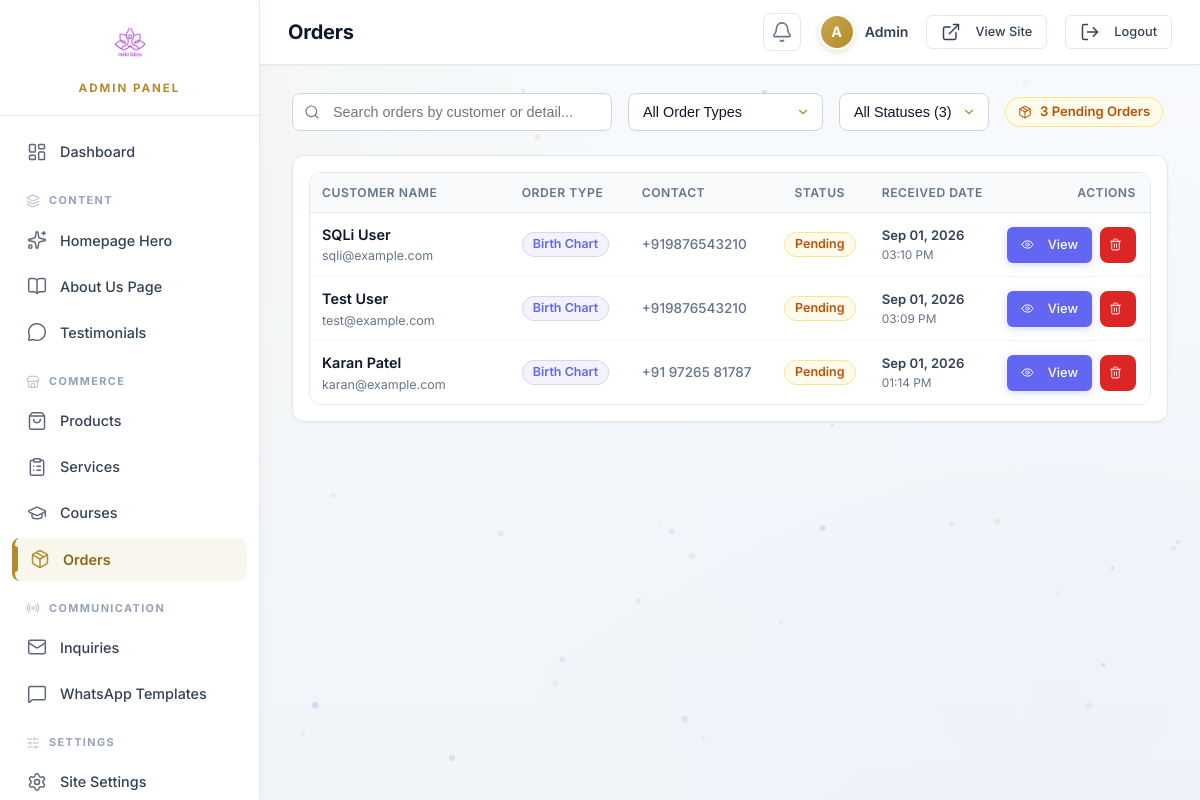
/admin/orders.php (signed in), run on an earlier commit of the app's database.
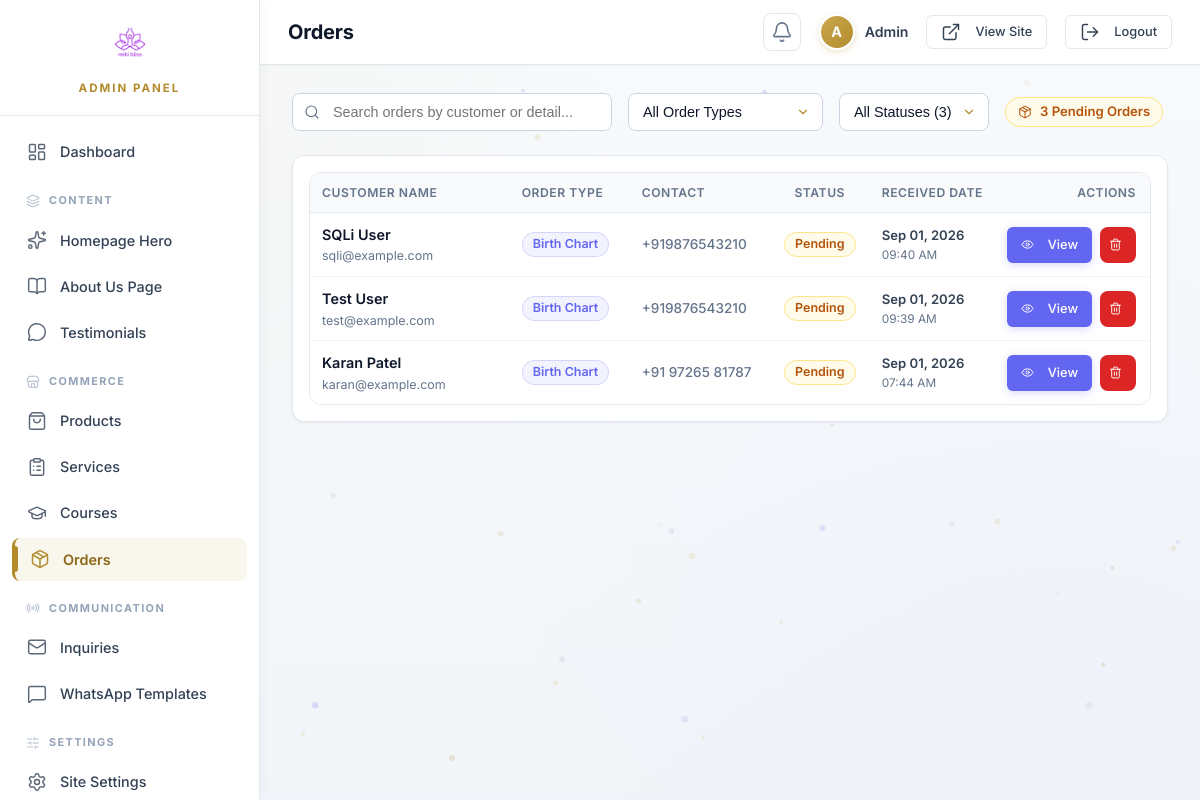
And on a later commit of the database.
### tables this page shows
CREATE TABLE `bracelet_orders` (
  `id` int(11) NOT NULL AUTO_INCREMENT,
  `order_type` enum('birth-chart','customized') NOT NULL,
  `name` varchar(100) NOT NULL,
  `email` varchar(100) NOT NULL,
  `phone` varchar(30) NOT NULL,
  `whatsapp` varchar(30) DEFAULT NULL,
  `date_of_birth` date DEFAULT NULL,
  `time_of_birth` time DEFAULT NULL,
  `place_of_birth` varchar(150) DEFAULT NULL,
  `intention` varchar(255) DEFAULT NULL,
  `message` text DEFAULT NULL,
  `status` enum('pending','contacted','completed') DEFAULT 'pending',
  `created_at` timestamp NOT NULL DEFAULT current_timestamp(),
  PRIMARY KEY (`id`)
);

### admin/orders.php (the view, shortened to what the rows shown need)
<?php
require_once 'auth-check.php';
$search = trim($_GET['search'] ?? '');
$typeFilter = trim($_GET['type'] ?? 'All');
$statusFilter = trim($_GET['status'] ?? 'All');
$whereParts = [];
$params = [];
$whereClause = !empty($whereParts) ? 'WHERE ' . implode(' AND ', $whereParts) : '';
$sql = "SELECT * FROM bracelet_orders {$whereClause} ORDER BY created_at DESC";
try {
    $stmt = $pdo->prepare($sql);
    $stmt->execute($params);
    $ordersList = $stmt->fetchAll(PDO::FETCH_ASSOC);
} catch (PDOException $e) {
    $ordersList = [];
    $error = "Error loading orders: " . $e->getMessage();
}
require_once 'includes/admin-header.php';
?>
<div class="admin-card" style="padding: 16px 16px;">
    <?php if (empty($ordersList)): ?>
        <div style="text-align: center; padding: 50px 20px;">
            <div style="margin-bottom: 12px;">
                <i data-lucide="package" style="width: 48px; height: 48px; color: var(--gold); opacity: 0.8;"></i>
            </div>
            <h3 style="font-size: 1.15rem; color: var(--text-primary); margin-bottom: 6px;">No bracelet orders found</h3>
            <p class="text-muted" style="font-size: 0.88rem;">
                <?= (!empty($search) || $typeFilter !== 'All' || $statusFilter !== 'All') ? 'No orders match your selected filters.' : 'There are currently no custom bracelet requests.' ?>
            </p>
        </div>
    <?php else: ?>
        <div class="table-responsive">
            <table class="admin-table orders-table">
                <thead>
                    <tr>
                        <th style="min-width: 170px;">Customer Name</th>
                        <th style="width: 120px;">Order Type</th>
                        <th style="width: 140px;">Contact</th>
                        <th style="width: 100px; text-align: center;">Status</th>
                        <th style="width: 125px;">Received Date</th>
                        <th style="text-align: right; width: 115px; padding-right: 14px; white-space: nowrap;">Actions</th>
                    </tr>
                </thead>
                <tbody>
                    <?php foreach ($ordersList as $order): ?>
                        <?php
                            $orderType = $order['order_type'] ?? 'customized';
                            $status = $order['status'] ?? 'pending';
                        ?>
                        <tr id="orderRow_<?= $order['id'] ?>">
                            <td>
                                <div>
                                    <strong class="order-cust-title" onclick="openOrderDetailModal(<?= (int)$order['id'] ?>)">
                                        <?= htmlspecialchars($order['name']) ?>
                                    </strong>
                                </div>
                                <div class="text-muted" style="font-size: 0.78rem;">
                                    <?= htmlspecialchars($order['email'] ?? '—') ?>
                                </div>
                            </td>
                            <td>
                                <?php if ($orderType === 'birth-chart'): ?>
                                    <span class="badge" style="background: rgba(99,102,241,0.08); color: var(--purple-accent); border: 1px solid rgba(99,102,241,0.2); font-size: 0.78rem;">
                                        Birth Chart
                                    </span>
                                <?php else: ?>
                                    <span class="badge badge-gold" style="font-size: 0.78rem;">
                                        Customized
                                    </span>
                                <?php endif; ?>
                            </td>
                            <td class="text-muted" style="font-size: 0.85rem; white-space: nowrap;">
                                <?php if (!empty($order['phone'])): ?>
                                    <div>
                                        <a href="tel:<?= htmlspecialchars($order['phone']) ?>" style="color: inherit; text-decoration: none; font-weight: 500;">
                                            <?= htmlspecialchars($order['phone']) ?>
                                        </a>
                                    </div>
                                <?php else: ?>
                                    <div>—</div>
                                <?php endif; ?>
                            </td>
                            <td style="text-align: center;">
                                <?php if ($status === 'completed'): ?>
                                    <span class="badge badge-success" style="font-size: 0.78rem;">Completed</span>
                                <?php elseif ($status === 'contacted'): ?>
                                    <span class="badge badge-info" style="font-size: 0.78rem;">Contacted</span>
                                <?php else: ?>
                                    <span class="badge badge-warning" style="font-size: 0.78rem;">Pending</span>
                                <?php endif; ?>
                            </td>
                            <td>
                                <div style="font-size: 0.82rem; font-weight: 600; color: var(--text-secondary); white-space: nowrap;">
                                    <?= !empty($order['created_at']) ? date('M d, Y', strtotime($order['created_at'])) : '—' ?>
                                </div>
                                <div class="text-muted" style="font-size: 0.74rem; white-space: nowrap;">
                                    <?= !empty($order['created_at']) ? date('h:i A', strtotime($order['created_at'])) : '' ?>
                                </div>
                            </td>
                            <td style="text-align: right; white-space: nowrap; padding-right: 14px;">
                                <div class="flex gap-1" style="justify-content: flex-end;">
                                    <button
                                        type="button"
                                        class="btn btn-purple btn-sm flex items-center gap-1"
                                        title="View Full Order Details"
                                        onclick="openOrderDetailModal(<?= (int)$order['id'] ?>)"
                                    >
                                        <i data-lucide="eye" style="width: 13px; height: 13px;"></i> View
                                    </button>
                                    <form id="deleteOrderForm_<?= $order['id'] ?>" action="orders.php" method="POST" class="delete-form" style="display: inline;" data-item-name="<?= htmlspecialchars($order['name']) ?>'s Bracelet Order">
                                        <button
                                            type="submit"
                                            class="btn btn-danger btn-icon btn-sm flex items-center justify-center"
                                            title="Delete Order"
                                        >
                                            <i data-lucide="trash-2" style="width: 13px; height: 13px;"></i>
                                        </button>
                                    </form>
                                </div>
                            </td>
                        </tr>
                    <?php endforeach; ?>
                </tbody>
            </table>
        </div>
    <?php endif; ?>
</div>
<?php require_once 'includes/admin-footer.php'; ?>

What changed in the data, as far as the page shows it:
changed bracelet_orders "SQLi User": created_at "03:10 PM" → "09:40 AM"
changed bracelet_orders "Test User": created_at "03:09 PM" → "09:39 AM"
changed bracelet_orders "Karan Patel": created_at "01:14 PM" → "07:44 AM"
